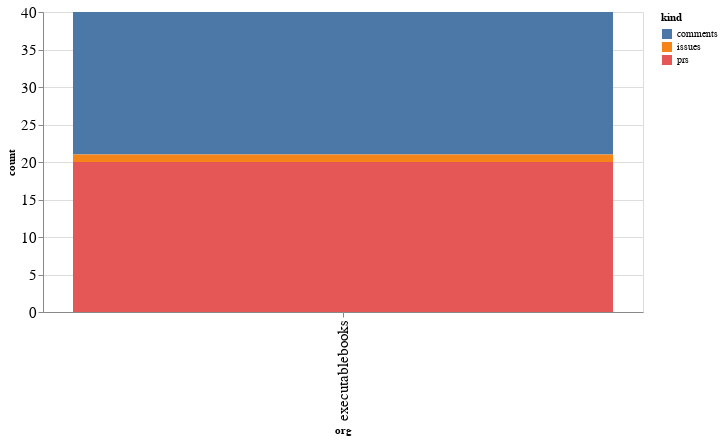

Notebook cell for this chart:
### Code cell
alt.Chart(org_summaries, width=600).mark_bar().encode(
    x='org',
    y='count',
    color='kind',
    tooltip="org"
)

### Figure 1 — Vega-Lite specification as saved in the notebook (floating-point values rounded to 4 significant figures)
{"config": {"axisLeft": {"labelFontSize": 15}, "axisBottom": {"labelFontSize": 15}}, "data": {"name": "data-96639f7162b8c541bd250ec84c70ddf0"}, "mark": "bar", "encoding": {"color": {"type": "nominal", "field": "kind"}, "tooltip": {"type": "nominal", "field": "org"}, "x": {"type": "nominal", "field": "org"}, "y": {"type": "quantitative", "field": "count"}}, "width": 600, "$schema": "https://vega.github.io/schema/vega-lite/v4.8.1.json", "datasets": {"data-96639f7162b8c541bd250ec84c70ddf0": [{"org": "executablebooks", "kind": "comments", "count": 19}, {"org": "executablebooks", "kind": "issues", "count": 1}, {"org": "executablebooks", "kind": "prs", "count": 20}]}}
